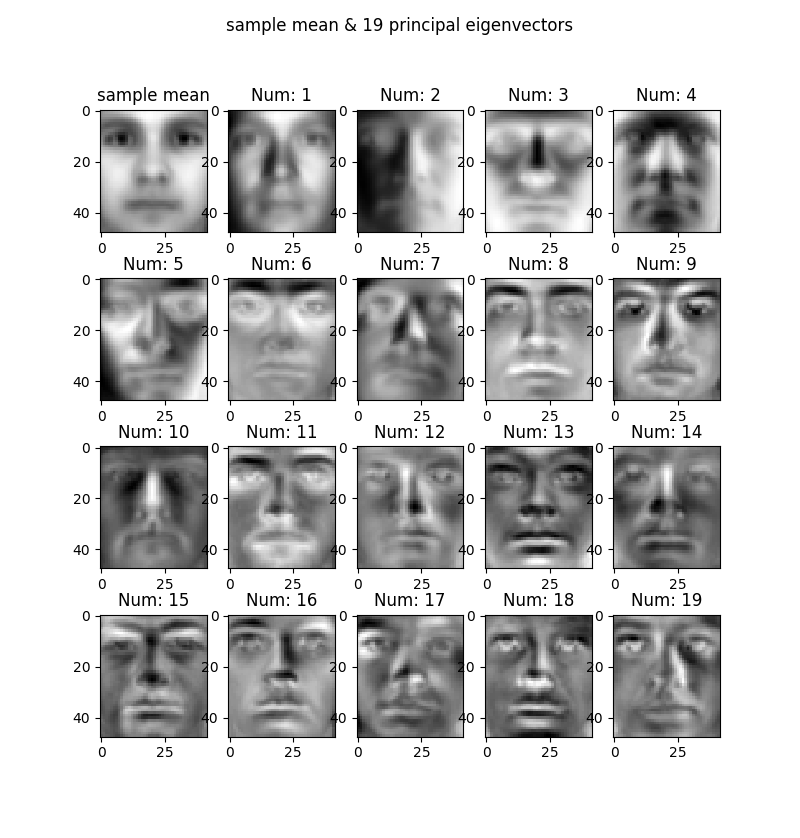

Python code for this plot:
import numpy as np
import scipy.io as sio
import matplotlib.pyplot as plt

# Proceed with the data
yale = sio.loadmat('yalefaces.mat')
yalefaces = yale['yalefaces']
n = yalefaces.shape[2]
d = yalefaces.shape[0] * yalefaces.shape[1]
x = np.zeros([d, n])
for i in range(0, yalefaces.shape[2]):
    x[:, i] = np.reshape(yalefaces[:, :, i], d)

# Compute sample covariance matrix
mu = x.mean(axis=1)
x_bar = np.tile(mu, (n, 1)).T
s = (x - x_bar).dot((x - x_bar).T) / n

# Singular value decomposition
lamda, u = np.linalg.eig(s)
idx = lamda.argsort()[::-1]
lamda = lamda[idx]
u = u[:,idx]
plt.semilogy(lamda)
for i in range(d):
    percent = sum(lamda[:i]) / sum(lamda)
    if percent > 0.95:
        print('number of principal components needed to represent 95% of total variation is: ', i)
        print('percentage reduction in dimension is: ', '%.2f%%' % ((d - i) / d * 100))
        break
for i in range(d):
    percent = sum(lamda[:i]) / sum(lamda)
    if percent > 0.99:
        print("number of principal components needed to represent 99% of total variation is: ", i)
        print("percentage reduction in dimension is: ", '%.2f%%' % ((d - i) / d * 100))
        break

# Plot eigenvectors
fig =  plt.figure(num='eigenfaces',figsize=(8,8.5))
fig.suptitle('sample mean & 19 principal eigenvectors')
plt.subplot(4,5,1)
plt.title('sample mean')
plt.imshow(np.reshape(mu, (yalefaces.shape[0], yalefaces.shape[1])), cmap = plt.get_cmap('gray'))

for i in range(19):
    plt.subplot(4,5,2+i)
    plt.title('Num: %d' % (1 + i))
    plt.imshow(np.reshape(u[:,i], (yalefaces.shape[0], yalefaces.shape[1])), cmap = plt.get_cmap('gray'))
plt.show()
plt.close()
